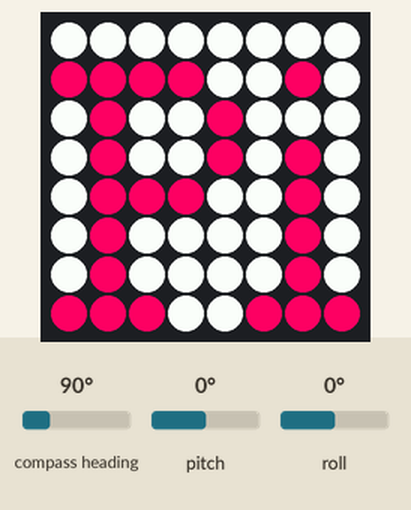
Simulated run of this program. Board: Raspberry Pi (BCM pin numbers) with a Sense HAT. On the bench: the Sense HAT's 8×8 RGB LED matrix. The inputs (shaded band) are chosen by the test bench; at power-on: compass heading 90°, pitch 0°, roll 0°. The Sense HAT reports a negative pitch or roll as 360° plus the angle; what the program prints to the terminal is not drawn. At 0.0 s the program stops and its outputs stay as they are.

Above: at 0.1 s.

The program:

pi.py
```python
from sense_hat import SenseHat

# Grab the orientation of R-Pi
# https://astro-pi.org/wp-content/uploads/2015/10/orientation.png
sense = SenseHat()
orientation = sense.get_orientation()
yaw = orientation['yaw']
roll = orientation['roll']
pitch = orientation['pitch']

print("yaw: " + str(yaw))
print("roll: " + str(roll))
print("pitch: " + str(pitch))

# Is R-Pi perpendicular to the ground?
# If so, use yaw to determine which way is up
# If not, then it's impossible to orient so drop through
if roll < 300 and roll > 80 :
  if yaw >= 315 or yaw <= 45 :
    sense.set_rotation(90)
  elif yaw >= 225 and yaw < 315 :
    sense.set_rotation(0)
  elif yaw >= 135 and yaw < 225 :
    sense.set_rotation(270)
  elif yaw > 45 and yaw < 135 :
    sense.set_rotation(180)

# Color constants
r = (255, 0, 100)   # raspberry
w = (255, 255, 255) # white

# Draw 'Pi'
image = [
w,w,w,w,w,w,w,w,
r,r,r,r,w,w,r,w,
w,r,w,w,r,w,w,w,
w,r,w,w,r,w,r,w,
w,r,r,r,w,w,r,w,
w,r,w,w,w,w,r,w,
w,r,w,w,w,w,r,w,
r,r,r,w,w,r,r,r
]

sense.set_pixels(image)
```
